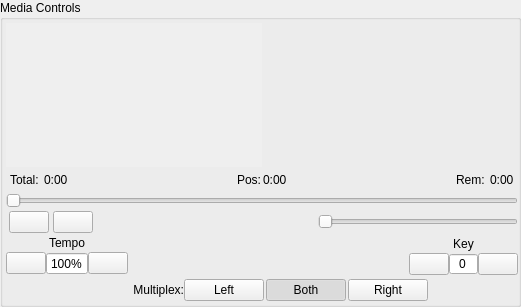
              <widget class="QGroupBox" name="cdgGroupBox">
               <property name="sizePolicy">
                <sizepolicy hsizetype="Preferred" vsizetype="Minimum">
                 <horstretch>0</horstretch>
                 <verstretch>0</verstretch>
                </sizepolicy>
               </property>
               <property name="baseSize">
                <size>
                 <width>256</width>
                 <height>216</height>
                </size>
               </property>
               <property name="title">
                <string>Media Controls</string>
               </property>
               <layout class="QVBoxLayout" name="verticalLayout_10">
                <property name="spacing">
                 <number>3</number>
                </property>
                <property name="leftMargin">
                 <number>3</number>
                </property>
                <property name="topMargin">
                 <number>3</number>
                </property>
                <property name="rightMargin">
                 <number>0</number>
                </property>
                <property name="bottomMargin">
                 <number>3</number>
                </property>
                <item>
                 <layout class="QHBoxLayout" name="horizontalLayout_24">
                  <property name="spacing">
                   <number>0</number>
                  </property>
                  <property name="bottomMargin">
                   <number>0</number>
                  </property>
                  <item>
                   <widget class="VideoDisplay" name="videoPreview" native="true">
                    <property name="sizePolicy">
                     <sizepolicy hsizetype="Fixed" vsizetype="Fixed">
                      <horstretch>0</horstretch>
                      <verstretch>0</verstretch>
                     </sizepolicy>
                    </property>
                    <property name="minimumSize">
                     <size>
                      <width>256</width>
                      <height>144</height>
                     </size>
                    </property>
                    <property name="autoFillBackground">
                     <bool>true</bool>
                    </property>
                    <layout class="QVBoxLayout" name="verticalLayout_16">
                     <property name="spacing">
                      <number>0</number>
                     </property>
                     <property name="leftMargin">
                      <number>0</number>
                     </property>
                     <property name="topMargin">
                      <number>0</number>
                     </property>
                     <property name="rightMargin">
                      <number>0</number>
                     </property>
                     <property name="bottomMargin">
                      <number>0</number>
                     </property>
                    </layout>
                   </widget>
                  </item>
                  <item>
                   <widget class="VideoDisplay" name="videoPreviewBm" native="true">
                    <property name="sizePolicy">
                     <sizepolicy hsizetype="Fixed" vsizetype="Fixed">
                      <horstretch>0</horstretch>
                      <verstretch>0</verstretch>
                     </sizepolicy>
                    </property>
                    <property name="minimumSize">
                     <size>
                      <width>256</width>
                      <height>144</height>
                     </size>
                    </property>
                   </widget>
                  </item>
                 </layout>
                </item>
                <item>
                 <layout class="QHBoxLayout" name="hlProgress">
                  <property name="leftMargin">
                   <number>4</number>
                  </property>
                  <property name="topMargin">
                   <number>0</number>
                  </property>
                  <property name="rightMargin">
                   <number>4</number>
                  </property>
                  <item>
                   <layout class="QHBoxLayout" name="horizontalLayout_16">
                    <property name="spacing">
                     <number>2</number>
                    </property>
                    <property name="topMargin">
                     <number>0</number>
                    </property>
                    <property name="rightMargin">
                     <number>0</number>
                    </property>
                    <item>
                     <widget class="QLabel" name="labelTotal">
                      <property name="sizePolicy">
                       <sizepolicy hsizetype="Minimum" vsizetype="Preferred">
                        <horstretch>0</horstretch>
                        <verstretch>0</verstretch>
                       </sizepolicy>
                      </property>
                      <property name="text">
                       <string>Total: </string>
                      </property>
                      <property name="scaledContents">
                       <bool>true</bool>
                      </property>
                      <property name="alignment">
                       <set>Qt::AlignLeading|Qt::AlignLeft|Qt::AlignVCenter</set>
                      </property>
                     </widget>
                    </item>
                    <item>
                     <widget class="QLabel" name="labelTotalTime">
                      <property name="text">
                       <string>0:00</string>
                      </property>
                      <property name="scaledContents">
                       <bool>true</bool>
                      </property>
                     </widget>
                    </item>
                   </layout>
                  </item>
                  <item>
                   <spacer name="horizontalSpacer_6">
                    <property name="orientation">
                     <enum>Qt::Horizontal</enum>
                    </property>
                    <property name="sizeHint" stdset="0">
                     <size>
                      <width>20</width>
                      <height>20</height>
                     </size>
                    </property>
                   </spacer>
                  </item>
                  <item>
                   <layout class="QHBoxLayout" name="horizontalLayout_17">
                    <property name="spacing">
                     <number>2</number>
                    </property>
                    <property name="topMargin">
                     <number>0</number>
                    </property>
                    <property name="rightMargin">
                     <number>0</number>
                    </property>
                    <item>
                     <widget class="QLabel" name="labelElapsed">
                      <property name="frameShape">
                       <enum>QFrame::NoFrame</enum>
                      </property>
                      <property name="frameShadow">
                       <enum>QFrame::Plain</enum>
                      </property>
                      <property name="text">
                       <string>Pos:</string>
                      </property>
                      <property name="scaledContents">
                       <bool>true</bool>
                      </property>
                      <property name="alignment">
                       <set>Qt::AlignLeading|Qt::AlignLeft|Qt::AlignVCenter</set>
                      </property>
                     </widget>
                    </item>
                    <item>
                     <widget class="QLabel" name="labelElapsedTime">
                      <property name="text">
                       <string>0:00</string>
                      </property>
                      <property name="scaledContents">
                       <bool>true</bool>
                      </property>
                     </widget>
                    </item>
                   </layout>
                  </item>
                  <item>
                   <spacer name="horizontalSpacer_7">
                    <property name="orientation">
                     <enum>Qt::Horizontal</enum>
                    </property>
                    <property name="sizeHint" stdset="0">
                     <size>
                      <width>20</width>
                      <height>20</height>
                     </size>
                    </property>
                   </spacer>
                  </item>
                  <item>
                   <layout class="QHBoxLayout" name="horizontalLayout_18">
                    <property name="spacing">
                     <number>2</number>
                    </property>
                    <property name="topMargin">
                     <number>0</number>
                    </property>
                    <property name="rightMargin">
                     <number>0</number>
                    </property>
                    <item>
                     <widget class="QLabel" name="labelRemain">
                      <property name="frameShape">
                       <enum>QFrame::NoFrame</enum>
                      </property>
                      <property name="text">
                       <string>Rem: </string>
                      </property>
                      <property name="scaledContents">
                       <bool>true</bool>
                      </property>
                      <property name="alignment">
                       <set>Qt::AlignLeading|Qt::AlignLeft|Qt::AlignVCenter</set>
                      </property>
                     </widget>
                    </item>
                    <item>
                     <widget class="QLabel" name="labelRemainTime">
                      <property name="text">
                       <string>0:00</string>
                      </property>
                      <property name="scaledContents">
                       <bool>true</bool>
                      </property>
                     </widget>
                    </item>
                   </layout>
                  </item>
                 </layout>
                </item>
                <item>
                 <widget class="QSlider" name="sliderProgress">
                  <property name="sizePolicy">
                   <sizepolicy hsizetype="Expanding" vsizetype="Fixed">
                    <horstretch>0</horstretch>
                    <verstretch>0</verstretch>
                   </sizepolicy>
                  </property>
                  <property name="maximumSize">
                   <size>
                    <width>16777215</width>
                    <height>16777215</height>
                   </size>
                  </property>
                  <property name="orientation">
                   <enum>Qt::Horizontal</enum>
                  </property>
                 </widget>
                </item>
                <item>
                 <widget class="QFrame" name="progressFrame_2">
                  <property name="sizePolicy">
                   <sizepolicy hsizetype="Expanding" vsizetype="Minimum">
                    <horstretch>0</horstretch>
                    <verstretch>0</verstretch>
                   </sizepolicy>
                  </property>
                  <property name="frameShape">
                   <enum>QFrame::NoFrame</enum>
                  </property>
                  <property name="frameShadow">
                   <enum>QFrame::Plain</enum>
                  </property>
                  <property name="lineWidth">
                   <number>0</number>
                  </property>
                  <layout class="QHBoxLayout" name="horizontalLayout_14">
                   <property name="spacing">
                    <number>4</number>
                   </property>
                   <property name="leftMargin">
                    <number>3</number>
                   </property>
                   <property name="topMargin">
                    <number>0</number>
                   </property>
                   <property name="rightMargin">
                    <number>0</number>
                   </property>
                   <property name="bottomMargin">
                    <number>0</number>
                   </property>
                   <item>
                    <widget class="QPushButton" name="buttonPause">
                     <property name="focusPolicy">
                      <enum>Qt::NoFocus</enum>
                     </property>
                     <property name="toolTip">
                      <string>Pause/Unpause playback</string>
                     </property>
                     <property name="icon">
                      <iconset theme="media-playback-pause">
                       <normaloff>.</normaloff>.</iconset>
                     </property>
                     <property name="iconSize">
                      <size>
                       <width>26</width>
                       <height>26</height>
                      </size>
                     </property>
                     <property name="flat">
                      <bool>false</bool>
                     </property>
                    </widget>
                   </item>
                   <item>
                    <widget class="QPushButton" name="buttonStop">
                     <property name="focusPolicy">
                      <enum>Qt::NoFocus</enum>
                     </property>
                     <property name="toolTip">
                      <string>Stop playback</string>
                     </property>
                     <property name="icon">
                      <iconset theme="media-playback-stop">
                       <normaloff>.</normaloff>.</iconset>
                     </property>
                     <property name="iconSize">
                      <size>
                       <width>26</width>
                       <height>26</height>
                      </size>
                     </property>
                     <property name="flat">
                      <bool>false</bool>
                     </property>
                    </widget>
                   </item>
                   <item>
                    <spacer name="horizontalSpacer_14">
                     <property name="orientation">
                      <enum>Qt::Horizontal</enum>
                     </property>
                     <property name="sizeHint" stdset="0">
                      <size>
                       <width>40</width>
                       <height>20</height>
                      </size>
                     </property>
                    </spacer>
                   </item>
                   <item>
                    <widget class="QLabel" name="labelVolume">
                     <property name="sizePolicy">
                      <sizepolicy hsizetype="Fixed" vsizetype="Fixed">
                       <horstretch>0</horstretch>
                       <verstretch>0</verstretch>
                      </sizepolicy>
                     </property>
                     <property name="minimumSize">
                      <size>
                       <width>16</width>
                       <height>16</height>
                      </size>
                     </property>
                     <property name="baseSize">
                      <size>
                       <width>16</width>
                       <height>16</height>
                      </size>
                     </property>
                     <property name="text">
                      <string/>
                     </property>
                     <property name="pixmap">
                      <pixmap resource="resources.qrc">:/theme/Icons/okjbreeze/actions/16/player-volume.svg</pixmap>
                     </property>
                     <property name="scaledContents">
                      <bool>true</bool>
                     </property>
                     <property name="alignment">
                      <set>Qt::AlignRight|Qt::AlignTrailing|Qt::AlignVCenter</set>
                     </property>
                    </widget>
                   </item>
                   <item>
                    <widget class="VolSlider" name="sliderVolume">
                     <property name="sizePolicy">
                      <sizepolicy hsizetype="Expanding" vsizetype="Preferred">
                       <horstretch>0</horstretch>
                       <verstretch>0</verstretch>
                      </sizepolicy>
                     </property>
                     <property name="minimumSize">
                      <size>
                       <width>80</width>
                       <height>0</height>
                      </size>
                     </property>
                     <property name="maximumSize">
                      <size>
                       <width>16777215</width>
                       <height>16777215</height>
                      </size>
                     </property>
                     <property name="focusPolicy">
                      <enum>Qt::NoFocus</enum>
                     </property>
                     <property name="toolTip">
                      <string>Volume Control</string>
                     </property>
                     <property name="tracking">
                      <bool>true</bool>
                     </property>
                     <property name="orientation">
                      <enum>Qt::Horizontal</enum>
                     </property>
                    </widget>
                   </item>
                  </layout>
                 </widget>
                </item>
                <item>
                 <layout class="QHBoxLayout" name="horizontalLayout_27">
                  <property name="spacing">
                   <number>0</number>
                  </property>
                  <property name="topMargin">
                   <number>0</number>
                  </property>
                  <item>
                   <layout class="QVBoxLayout" name="verticalLayout_2">
                    <property name="spacing">
                     <number>2</number>
                    </property>
                    <property name="topMargin">
                     <number>0</number>
                    </property>
                    <item>
                     <widget class="QLabel" name="lblTempo">
                      <property name="text">
                       <string>Tempo</string>
                      </property>
                      <property name="alignment">
                       <set>Qt::AlignBottom|Qt::AlignHCenter</set>
                      </property>
                     </widget>
                    </item>
                    <item>
                     <layout class="QHBoxLayout" name="horizontalLayout_28">
                      <property name="spacing">
                       <number>0</number>
                      </property>
                      <property name="topMargin">
                       <number>0</number>
                      </property>
                      <item>
                       <widget class="QPushButton" name="pushButtonTempoDn">
                        <property name="text">
                         <string/>
                        </property>
                        <property name="icon">
                         <iconset theme="downindicator">
                          <normaloff>.</normaloff>.</iconset>
                        </property>
                        <property name="iconSize">
                         <size>
                          <width>26</width>
                          <height>26</height>
                         </size>
                        </property>
                       </widget>
                      </item>
                      <item>
                       <widget class="QSpinBox" name="spinBoxTempo">
                        <property name="focusPolicy">
                         <enum>Qt::NoFocus</enum>
                        </property>
                        <property name="readOnly">
                         <bool>true</bool>
                        </property>
                        <property name="buttonSymbols">
                         <enum>QAbstractSpinBox::NoButtons</enum>
                        </property>
                        <property name="suffix">
                         <string>%</string>
                        </property>
                        <property name="prefix">
                         <string/>
                        </property>
                        <property name="maximum">
                         <number>200</number>
                        </property>
                        <property name="value">
                         <number>100</number>
                        </property>
                       </widget>
                      </item>
                      <item>
                       <widget class="QPushButton" name="pushButtonTempoUp">
                        <property name="text">
                         <string/>
                        </property>
                        <property name="icon">
                         <iconset theme="upindicator">
                          <normaloff>.</normaloff>.</iconset>
                        </property>
                        <property name="iconSize">
                         <size>
                          <width>26</width>
                          <height>26</height>
                         </size>
                        </property>
                       </widget>
                      </item>
                     </layout>
                    </item>
                   </layout>
                  </item>
                  <item>
                   <spacer name="horizontalSpacer_17">
                    <property name="orientation">
                     <enum>Qt::Horizontal</enum>
                    </property>
                    <property name="sizeHint" stdset="0">
                     <size>
                      <width>40</width>
                      <height>20</height>
                     </size>
                    </property>
                   </spacer>
                  </item>
                  <item>
                   <layout class="QVBoxLayout" name="verticalLayout_18">
                    <property name="spacing">
                     <number>2</number>
                    </property>
                    <item>
                     <widget class="QLabel" name="lblKey">
                      <property name="text">
                       <string>Key</string>
                      </property>
                      <property name="alignment">
                       <set>Qt::AlignBottom|Qt::AlignHCenter</set>
                      </property>
                     </widget>
                    </item>
                    <item>
                     <layout class="QHBoxLayout" name="horizontalLayout_29">
                      <property name="spacing">
                       <number>0</number>
                      </property>
                      <property name="topMargin">
                       <number>0</number>
                      </property>
                      <item>
                       <widget class="QPushButton" name="pushButtonKeyDn">
                        <property name="text">
                         <string/>
                        </property>
                        <property name="icon">
                         <iconset theme="downindicator">
                          <normaloff>.</normaloff>.</iconset>
                        </property>
                        <property name="iconSize">
                         <size>
                          <width>26</width>
                          <height>26</height>
                         </size>
                        </property>
                       </widget>
                      </item>
                      <item>
                       <widget class="QSpinBox" name="spinBoxKey">
                        <property name="minimumSize">
                         <size>
                          <width>0</width>
                          <height>10</height>
                         </size>
                        </property>
                        <property name="focusPolicy">
                         <enum>Qt::NoFocus</enum>
                        </property>
                        <property name="frame">
                         <bool>true</bool>
                        </property>
                        <property name="alignment">
                         <set>Qt::AlignCenter</set>
                        </property>
                        <property name="readOnly">
                         <bool>false</bool>
                        </property>
                        <property name="buttonSymbols">
                         <enum>QAbstractSpinBox::NoButtons</enum>
                        </property>
                        <property name="keyboardTracking">
                         <bool>false</bool>
                        </property>
                        <property name="prefix">
                         <string/>
                        </property>
                        <property name="minimum">
                         <number>-12</number>
                        </property>
                        <property name="maximum">
                         <number>12</number>
                        </property>
                       </widget>
                      </item>
                      <item>
                       <widget class="QPushButton" name="pushButtonKeyUp">
                        <property name="text">
                         <string/>
                        </property>
                        <property name="icon">
                         <iconset theme="upindicator">
                          <normaloff>.</normaloff>.</iconset>
                        </property>
                        <property name="iconSize">
                         <size>
                          <width>26</width>
                          <height>26</height>
                         </size>
                        </property>
                       </widget>
                      </item>
                     </layout>
                    </item>
                   </layout>
                  </item>
                 </layout>
                </item>
                <item>
                 <widget class="QWidget" name="widgetMplxControls" native="true">
                  <layout class="QHBoxLayout" name="horizontalLayoutMplx">
                   <property name="spacing">
                    <number>0</number>
                   </property>
                   <property name="sizeConstraint">
                    <enum>QLayout::SetNoConstraint</enum>
                   </property>
                   <property name="leftMargin">
                    <number>1</number>
                   </property>
                   <property name="topMargin">
                    <number>1</number>
                   </property>
                   <property name="rightMargin">
                    <number>1</number>
                   </property>
                   <property name="bottomMargin">
                    <number>0</number>
                   </property>
                   <item>
                    <spacer name="horizontalSpacer_15">
                     <property name="orientation">
                      <enum>Qt::Horizontal</enum>
                     </property>
                     <property name="sizeHint" stdset="0">
                      <size>
                       <width>40</width>
                       <height>20</height>
                      </size>
                     </property>
                    </spacer>
                   </item>
                   <item>
                    <widget class="QLabel" name="labelMplxControls">
                     <property name="sizePolicy">
                      <sizepolicy hsizetype="Expanding" vsizetype="Preferred">
                       <horstretch>0</horstretch>
                       <verstretch>0</verstretch>
                      </sizepolicy>
                     </property>
                     <property name="text">
                      <string>Multiplex:</string>
                     </property>
                     <property name="alignment">
                      <set>Qt::AlignRight|Qt::AlignTrailing|Qt::AlignVCenter</set>
                     </property>
                    </widget>
                   </item>
                   <item>
                    <layout class="QGridLayout" name="gridLayout">
                     <property name="horizontalSpacing">
                      <number>2</number>
                     </property>
                     <property name="verticalSpacing">
                      <number>0</number>
                     </property>
                     <item row="0" column="0">
                      <widget class="QPushButton" name="pushButtonMplxLeft">
                       <property name="toolTip">
                        <string>Play only the left channel of the currently playing track</string>
                       </property>
                       <property name="text">
                        <string>Left</string>
                       </property>
                       <property name="checkable">
                        <bool>true</bool>
                       </property>
                       <property name="checked">
                        <bool>false</bool>
                       </property>
                       <property name="autoExclusive">
                        <bool>true</bool>
                       </property>
                      </widget>
                     </item>
                     <item row="0" column="1">
                      <widget class="QPushButton" name="pushButtonMplxBoth">
                       <property name="toolTip">
                        <string>Play both channels of the currently playing track</string>
                       </property>
                       <property name="text">
                        <string>Both</string>
                       </property>
                       <property name="checkable">
                        <bool>true</bool>
                       </property>
                       <property name="checked">
                        <bool>true</bool>
                       </property>
                       <property name="autoExclusive">
                        <bool>true</bool>
                       </property>
                      </widget>
                     </item>
                     <item row="0" column="2">
                      <widget class="QPushButton" name="pushButtonMplxRight">
                       <property name="toolTip">
                        <string>Play only the right channel of the currently playing track</string>
                       </property>
                       <property name="text">
                        <string>Right</string>
                       </property>
                       <property name="checkable">
                        <bool>true</bool>
                       </property>
                       <property name="autoExclusive">
                        <bool>true</bool>
                       </property>
                      </widget>
                     </item>
                    </layout>
                   </item>
                   <item>
                    <spacer name="horizontalSpacer_16">
                     <property name="orientation">
                      <enum>Qt::Horizontal</enum>
                     </property>
                     <property name="sizeHint" stdset="0">
                      <size>
                       <width>40</width>
                       <height>20</height>
                      </size>
                     </property>
                    </spacer>
                   </item>
                  </layout>
                 </widget>
                </item>
               </layout>
              </widget>
